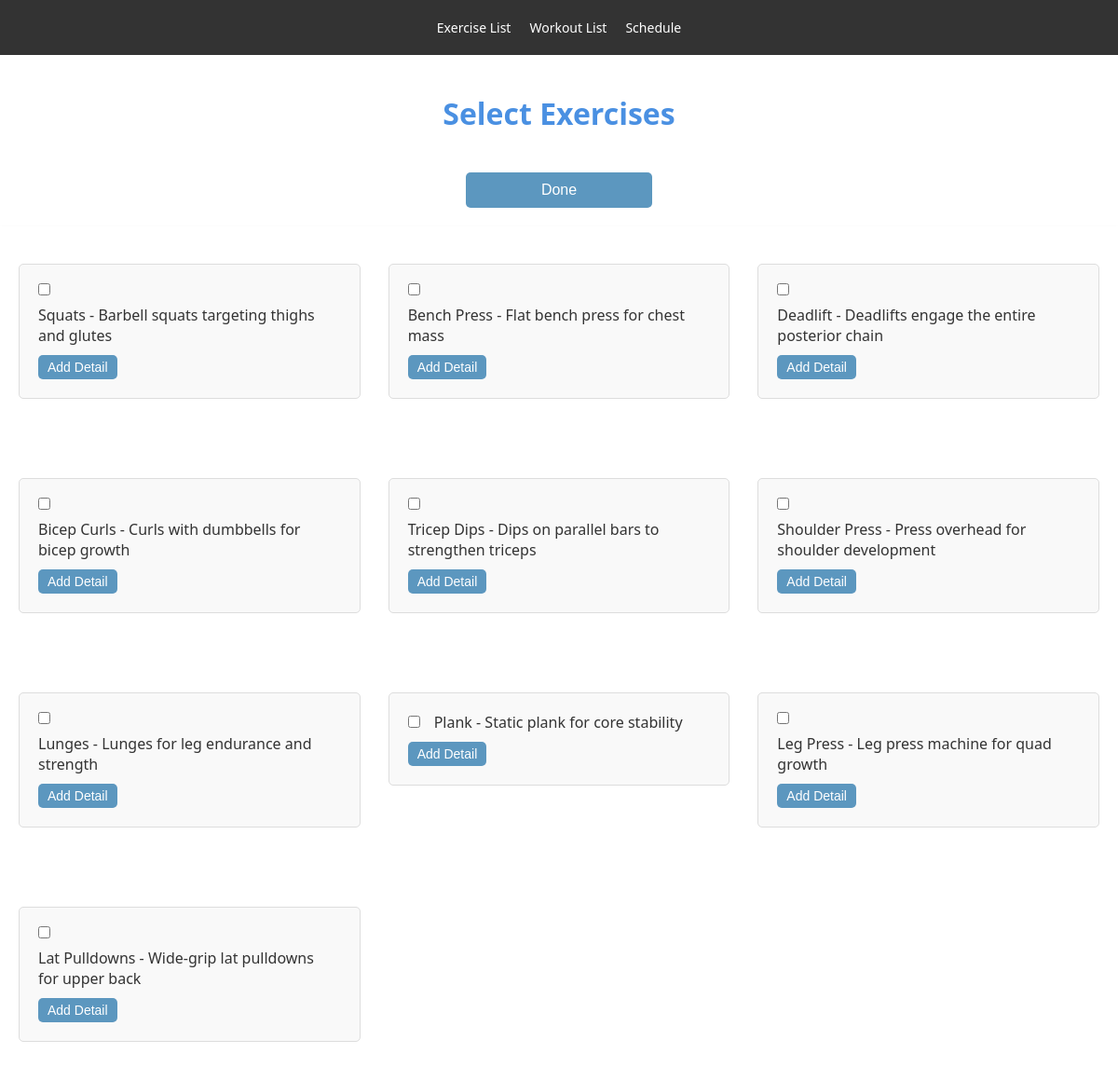
Page /select-exercise/3 on the committed database.
### tables this page shows
CREATE TABLE Exercise (
    exercise_id INTEGER PRIMARY KEY,
    name TEXT,
    exercise_detail_id INTEGER,
    rating INTEGER CHECK (rating >= 1 AND rating <= 10),
    intensity TEXT CHECK (intensity IN ('Light', 'Moderate', 'Vigorous')),
    muscle_group TEXT CHECK (muscle_group IN ('Chest', 'Back', 'Shoulders', 'Arms', 'Abdominals', 'Lower Back', 'Hips', 'Thighs', 'Legs', 'Adductors and Abductors')),
    description TEXT,
    FOREIGN KEY (exercise_detail_id) REFERENCES Exercise_Detail(exercise_detail_id)
);

### app.py (the view)
@app.route('/select-exercise/<int:workout_id>')
def select_exercise(workout_id):
    try:
        exercises = get_exercises_without_details()  # Fetch exercises without details
        return render_template('select-exercise.html', exercises=exercises, workout_id=workout_id)
    except Exception as e:
        flash('Error fetching exercises: ' + str(e), 'error')
        return redirect(url_for('workout_list'))

### app.py (called while the page is built)
def get_db():
    if 'sqlite_db' not in g:
        g.sqlite_db = sqlite3.connect(DATABASE)
        g.sqlite_db.row_factory = sqlite3.Row
    return g.sqlite_db

def get_exercises_without_details():
    try:
        db = get_db()  # Assuming this function returns the database connection
        cur = db.cursor()
        cur.execute('''
            SELECT * FROM Exercise
        ''')
        rows = cur.fetchall()
        exercises = []
        for row in rows:
            exercise = dict(row)
            exercises.append(exercise)
        return exercises
    except Exception as e:
        raise RuntimeError("Error fetching exercises without details: " + str(e))

### templates/select-exercise.html (shortened to what this page needs)
<!DOCTYPE html>
<html lang="en">
<head>
    <link rel="stylesheet" href="{{ url_for('static', filename='styles.css') }}">
</head>
<body>
    <header>
        <nav>
            <ul>
                <li><a href="{{ url_for('exercise_list') }}">Exercise List</a></li>
                <li><a href="{{ url_for('workout_list') }}">Workout List</a></li>
                <li><a href="{{ url_for('schedule') }}">Schedule</a></li>
            </ul>
        </nav>
    </header>
    <h1>Select Exercises</h1>
    <button id="done-button" class="done-button">Done</button>
    <div id="exercises-container" class="exercises-container">
        {% for exercise in exercises %}
            <div class="exercise-container">
                <form class="exercise-form" data-exercise-id="{{ exercise.exercise_id }}">
                    <input type="checkbox" name="exercise-checkbox" id="exercise-{{ exercise.exercise_id }}" value="{{ exercise.exercise_id }}">
                    <label for="exercise-{{ exercise.exercise_id }}">{{ exercise.name }} - {{ exercise.description }}</label>
                    <button type="button" class="show-detail-button">Add Detail</button>
                </form>
            </div>
        {% endfor %}
    </div>
</body>
</html>

### static/styles.css (style rules this page uses)
body { font-family: 'Segoe UI', Tahoma, Geneva, Verdana, sans-serif; margin: 0; padding: 0; background-color: #ffffff; color: #333; height: 100vh; }
h1 { color: #4a90e2; text-align: center; padding: 20px 0; }
ul { list-style-type: none; padding: 0; }
li { font-size: 14px; color: #555; }
.exercise-container { margin-bottom: 20px; }
.exercise-form { display: flex; flex-wrap: wrap; align-items: center; padding: 10px; border: 1px solid #ccc; }
.exercise-form label, .exercise-form input, .exercise-form select, .exercise-form button { margin: 5px; }
.show-detail-button, .add-detail-button { margin-top: 10px; }
.container, .exercises-container, .workouts-container { display: grid; grid-template-columns: repeat(3, 1fr); gap: 30px; padding: 20px; max-width: 1200px; margin: 20px auto; box-shadow: 0 2px 6px rgba(0, 0, 0, 0.05); }
button, .btn { padding: 8px 15px; margin-right: 5px; font-size: 14px; color: #fff; background-color: #5c97bf; border: none; border-radius: 5px; cursor: pointer; }
nav { background: #333; color: #fff; padding: 20px 0; text-align: center; }
nav ul { padding: 0; margin: 0; display: flex; justify-content: center; }
nav ul li { display: inline-block; margin-right: 20px; }
nav ul li:last-child { margin-right: 0; }
nav ul li a { color: #fff; text-decoration: none; }
.exercise-form { margin-bottom: 15px; padding: 10px; border: 1px solid #ddd; background-color: #f9f9f9; }
.exercise-form label { margin-right: 10px; }
.exercise-form input[type="text"], .exercise-form input[type="checkbox"] { margin-right: 10px; }
.exercise-form { margin-top: 20px; background: #f9f9f9; padding: 15px; border-radius: 5px; }
.exercise-form button { padding: 5px 10px; background-color: #5c97bf; color: white; border: none; border-radius: 5px; cursor: pointer; }
.done-button { display: block; width: 200px; margin: 20px auto 0; padding: 10px; font-size: 16px; color: #fff; background-color: #5c97bf; border: none; border-radius: 5px; cursor: pointer; text-align: center; text-decoration: none; }

### rows in the picture
Exercise: name "Squats", description "Barbell squats targeting thighs and glutes"
Exercise: name "Bench Press", description "Flat bench press for chest mass"
Exercise: name "Deadlift", description "Deadlifts engage the entire posterior chain"
Exercise: name "Bicep Curls", description "Curls with dumbbells for bicep growth"
Exercise: name "Tricep Dips", description "Dips on parallel bars to strengthen triceps"
Exercise: name "Shoulder Press", description "Press overhead for shoulder development"
Exercise: name "Lunges", description "Lunges for leg endurance and strength"
Exercise: name "Plank", description "Static plank for core stability"
Exercise: name "Leg Press", description "Leg press machine for quad growth"
Exercise: name "Lat Pulldowns", description "Wide-grip lat pulldowns for upper back"
